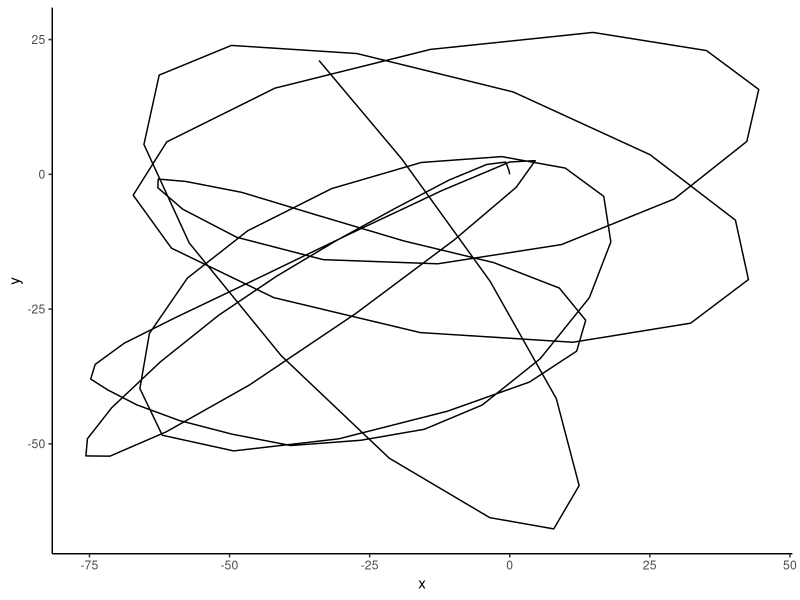

R code for this plot:
# Ok but what if the *acceleration* is what's correlated/attracted?
# Treat it like a force?

library(dplyr)
library(ggplot2)
library(patchwork)
library(tidyr)

theme_set(theme_classic())
set.seed(1001)

# Forces involved: inertia (CRW), attraction (BRW), and drag (keep speeds sane)

# Number of steps
nsteps <- 100
# Location of attractor (north of origin)
xa <- 0
ya <- nsteps

# Utility functions
dot <- function(A, B) sum(A * B)
norm <- function(A) sqrt(dot(A, A))
turn_angle <- function(A, B) {
  acos(dot(A, B) / (norm(A) * norm(B)))
}

# CRW ---------------------------------------------------------------------

# Parameters
sigma <- 1    # Random walk variance^2
cd <- 0.01       # Drag coefficient

# Acceleration, velocity, location
ax <- ay <- vx <- vy <- x <- y <- numeric(nsteps)
# Derived values: turning angle (theta), bearing (phi), drag
theta <- phi <- dragx <- dragy <- numeric(nsteps)

# Initial conditions (accelerating 1 unit north, velocity and position are 0)
ax[1] <- 0
ay[1] <- 1
vx[1] <- vy[1] <- x[1] <- y[1] <- 0
theta[1] <- phi[1] <- dragx[1] <- dragy[1] <- NA

# Random walk errors
dax <- day <- rnorm(nsteps, 0, sigma)

# Run simulation
for (t in 2:nsteps) {
  # Add random walk
  axt <- ax[t - 1] + dax[t]
  ayt <- ay[t - 1] + day[t]
  # Add drag
  vt <- c(vx[t - 1], vy[t - 1])  # Velocity vector
  dragt <- -cd * vt * norm(vt) # Fd = cd * v * ||v||
  dragx[t] <- dragt[1]
  dragy[t] <- dragt[2]
  ax[t] <- axt + dragx[t]
  ay[t] <- ayt + dragy[t]
  # Velocity and location (then turning angle and bearing)
  vx[t] <- vx[t - 1] + ax[t]
  vy[t] <- vy[t - 1] + ay[t]
  x[t] <- x[t - 1] + vx[t]
  y[t] <- y[t - 1] + vy[t]
  if (t == 2) {
    theta[t] <- NA
  } else {
    A <- c(x[t - 1] - x[t - 2], y[t - 1] - y[t - 2])
    B <- c(x[t] - x[t - 1], y[t] - y[t - 1])
    theta[t] <- turn_angle(A, B)
  }
  phi[t] <- atan2(y[t] - y[t - 1], x[t] - x[t - 1])
}

crw <- tibble(t = seq(nsteps),
              ax, ay, vx, vy, x, y,
              theta, phi, dragx, dragy) %>%
  mutate(a = sqrt(ax^2 + ay^2),
         v = sqrt(vx^2 + vy^2),
         drag = sqrt(dragx^2 + dragy^2))

ggplot(crw, aes(x, y)) +
  geom_path()
